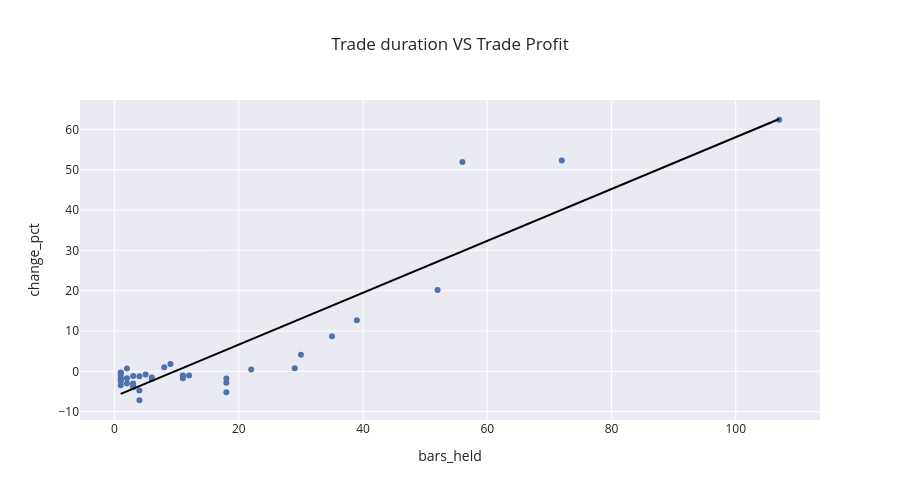

Notebook cell for this chart:
### Markdown cell above
Average trade lasted 18 days, there are several very short trades, this may not be ideal.

### Code cell
import plotly.express as px

ax2 = px.scatter(os_result.trades, 
                 x='bars_held', 
                 y='change_pct', 
                 width=900,
                 height=500, 
                 trendline="ols", 
                 trendline_color_override="black", 
                 title='Trade duration VS Trade Profit',
                 template='seaborn'
                 )

ax2.show()

### Figure 1 — Plotly figure (JSON) as saved in the notebook; plotly's stock layout.template omitted (floating-point values rounded to 4 significant figures)
{"data": [{"hovertemplate": "bars_held=%{x}<br>change_pct=%{y}<extra></extra>", "legendgroup": "", "marker": {"color": "rgb(76,114,176)", "symbol": "circle"}, "mode": "markers", "name": "", "orientation": "v", "showlegend": false, "type": "scatter", "x": [3, 39, 4, 5, 1, 35, 6, 1, 107, 2, 3, 56, 9, 29, 18, 4, 3, 22, 72, 2, 4, 18, 1, 1, 52, 8, 1, 6, 30, 2, 11, 12, 11, 1, 18, 1, 11, 3], "xaxis": "x", "y": [-3.404, 12.66, -4.728, -0.8021, -1.177, 8.708, -1.895, -0.3242, 62.39, -1.687, -1.161, 51.88, 1.838, 0.7418, -5.201, -7.17, -3.924, 0.4526, 52.29, -3.011, -1.206, -2.81, -3.472, -1.859, 20.15, 1.029, -2.053, -1.557, 4.112, 0.7057, -1.075, -1.056, -1.014, -0.3064, -1.799, -2.572, -1.707, -2.992], "yaxis": "y"}, {"hovertemplate": "<b>OLS trendline</b><br>change_pct = 0.642991 * bars_held + -6.22388<br>R<sup>2</sup>=0.841365<br><br>bars_held=%{x}<br>change_pct=%{y} <b>(trend)</b><extra></extra>", "legendgroup": "", "line": {"color": "black"}, "marker": {"color": "rgb(76,114,176)", "symbol": "circle"}, "mode": "lines", "name": "", "showlegend": false, "type": "scatter", "x": [1, 1, 1, 1, 1, 1, 1, 2, 2, 2, 3, 3, 3, 3, 4, 4, 4, 5, 6, 6, 8, 9, 11, 11, 11, 12, 18, 18, 18, 22, 29, 30, 35, 39, 52, 56, 72, 107], "xaxis": "x", "y": [-5.581, -5.581, -5.581, -5.581, -5.581, -5.581, -5.581, -4.938, -4.938, -4.938, -4.295, -4.295, -4.295, -4.295, -3.652, -3.652, -3.652, -3.009, -2.366, -2.366, -1.08, -0.437, 0.849, 0.849, 0.849, 1.492, 5.35, 5.35, 5.35, 7.922, 12.42, 13.07, 16.28, 18.85, 27.21, 29.78, 40.07, 62.58], "yaxis": "y"}], "layout": {"height": 500, "legend": {"tracegroupgap": 0}, "title": {"text": "Trade duration VS Trade Profit"}, "width": 900, "xaxis": {"anchor": "y", "domain": [0, 1], "title": {"text": "bars_held"}}, "yaxis": {"anchor": "x", "domain": [0, 1], "title": {"text": "change_pct"}}}}
